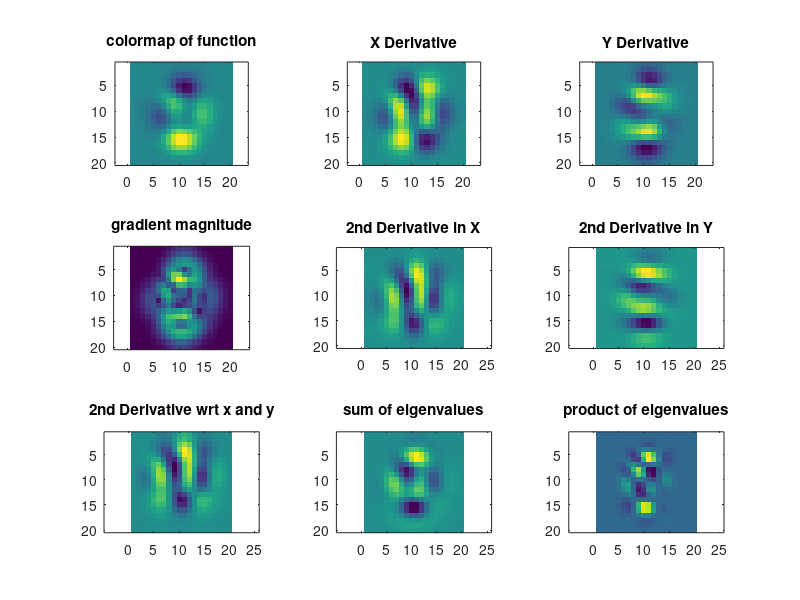

This chart was generated by the following MATLAB code:
%{
This Code Computes following parameters for a Peaks Function of custom size
1)First Derivative along X Direction
2)First Direction along Y Direction
3)Gradient Magnitude at each point of the image
4)Second Derivative along X Direction
5)Second Derivative along Y Direction
6)Partial Derivative with respect to x and y (df/dxdy)
These parameters are computed using the concept of Central Finite Difference.
%}

func=peaks(20);
subplot(3,3,1);
imagesc(func);
axis equal;
title('colormap of function');
[a, b]=size(func);
dx=zeros(a);
dy=zeros(a);

%First Derivative X
for i=1:a
    for j=2:b-1
        dx(i,j) = (func(i,j+1) - func(i,j-1))/2;
    end
end
for n=1:a
    j=1;
    dx(n ,j)= func(n ,j+1) - func(n ,j);
end
for n=1:a
    j=b;
    dx(n ,j)= func(n ,j) - func(n ,j-1);
end
subplot(3,3,2);
imagesc(dx);
axis equal;
title('X Derivative');

%First Derivative in Y

for i=2:a-1
    for j=1:b
        dy(i,j)=(func(i+1,j)-func(i-1,j))/2;
    end
end
for n=1:b
    i=a;
    dy(i,n)=func(i,n)-func(i-1,n);
end
for n=1:b
    i=1;
    dy(i,n)=func(i+1,n)-func(i,n);
end
subplot(3,3,3);
imagesc(dy);
axis equal;
title('Y Derivative');

%Gradient Magnitude
mag=sqrt(dx.^2 + dy.^2);
subplot(3,3,4);
imagesc(mag);
axis equal;
title('gradient magnitude');

ddx=zeros(a);
ddy=zeros(a);
dxy=zeros(a);
%2nd Derivative in X
for i=1:a
    for j=2:b-1
        ddx(i,j) = (dx(i,j+1) - dx(i,j-1))/2;
    end
end

for n=1:a
    j=1;
    ddx(n ,j)= dx(n ,j+1) - dx(n ,j);
end
for n=1:a
    j=b;
    ddx(n ,j)= dx(n ,j) - dx(n ,j-1);
end
subplot(3,3,5);
imagesc(ddx);
axis equal;
title('2nd Derivative in X');

%2nd Derivative in Y
for i=2:a-1
    for j=1:b
        ddy(i,j)=(dy(i+1,j)-dy(i-1,j))/2;
    end
end
for n=1:b
    i=1;
    ddy(i,n)=dy(i+1,n)-dy(i,n);
end
for n=1:b
    i=a;
    ddy(i,n)=dy(i,n)-dy(i-1,n);
end
subplot(3,3,6);
imagesc(ddy);
axis equal;
title('2nd Derivative in Y');

%Partial Derivative wrt x and y (del x del y)
for i=1:a
    for j=2:b-1
        dxy(i,j) = (dx(i,j+1) - dx(i,j-1))/2;
    end
end
for n=1:a
    j=1;
    dxy(n ,j)= dx(i ,j+1) - dx(i ,j);
end
for n=1:a
    j=b;
    dxy(n ,j)= dx(i ,j) - dx(i ,j-1);
end
for i=2:a-1
    for j=1:b
        dxy(i,j)=(dxy(i+1,j)-dxy(i-1,j))/2;
    end
end
for n=1:b
    i=1;
    dxy(i,n)=dxy(i+1,n)-dxy(i,n);
end
for n=1:b
    i=a;
    dxy(i,n)=dxy(i,n)-dxy(i-1,n);
end
subplot(3,3,7);
imagesc(dxy);
axis equal;
title('2nd Derivative wrt x and y');

%The sum and product of eigenvalues of matrix at each point is computed by first constructing the
%Hessian matrix
clearvars sumeig prodeig sum prod 
sumeig=zeros(a);
prodeig=zeros(a);
for i=1:a
    for j=1:b
        hess=[ddx(i,j) dxy(i,j);dxy(i,j) ddy(i,j)];
        e=eig(hess)';
        sumeig(i,j)=sum(e);
        prodeig(i,j)=prod(e);
    end
end

subplot(3,3,8);
imagesc(sumeig);
axis equal;
title('sum of eigenvalues');
subplot(3,3,9);
imagesc(prodeig);
axis equal;
title('product of eigenvalues');



